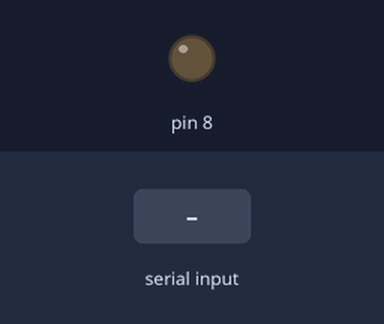
The sketch below on a simulated Arduino Uno, built with avr-gcc and run on an emulated ATmega328P. Shown: output pins drawn as LEDs (lit = HIGH). The inputs (shaded band) are chosen by the test bench.

Above: at 1.2 s.
1.3 s: "1" received over Serial
At 2.1 s:
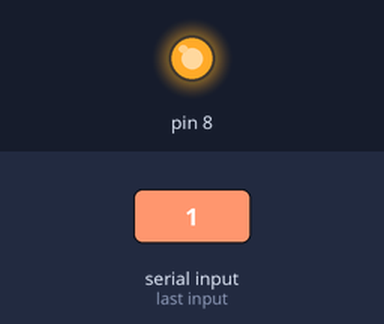
2.8 s: "0" received over Serial
At 3.3 s:
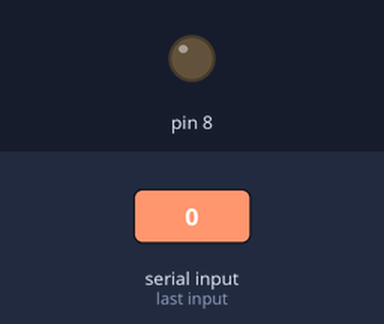
Timing chart, 0 to 5.8 s (numbered marks = the images above; inputs shaded):
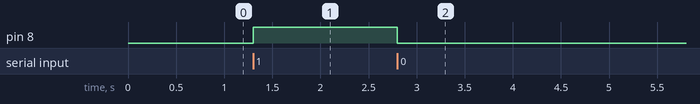

Measured:
- after the input at 1.3 s, pin 8: LOW → HIGH at once
- after the input at 2.8 s, pin 8: HIGH → LOW at once

The sketch:

ad.ino
```cpp
char cmd;

void setup() {

  // 시리얼 통신 시작 (boadrate: 9600)
  Serial.begin(9600);
  pinMode(8, OUTPUT);
}

void loop() {

  // 컴퓨터로부터 시리얼 통신이 전송되면, 한줄씩 읽어와서 cmd 변수에 입력
  if(Serial.available()){
    cmd = Serial.read();

    if(cmd=='1'){
      digitalWrite(8, HIGH);
    }
    else if(cmd=='0'){
      digitalWrite(8, LOW);
    }
  }
}
```
